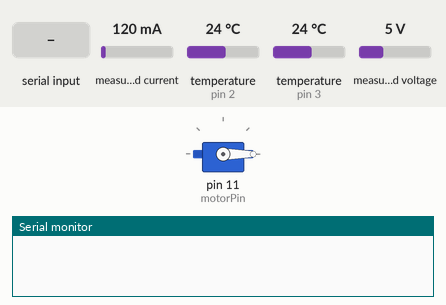
Bench run of a sketch on a simulated Arduino Uno, built with avr-gcc and run on an emulated ATmega328P. Shown: servo, the last lines printed to the serial monitor. The test bench sets the inputs (shaded band); at power-on: measured current 120 mA, temperature (sensors on pin 2, pin 3) 24 °C, measured voltage 5 V.

Above: at 11.2 s.
11.3 s: "1\n" received over Serial
At 14.7 s:
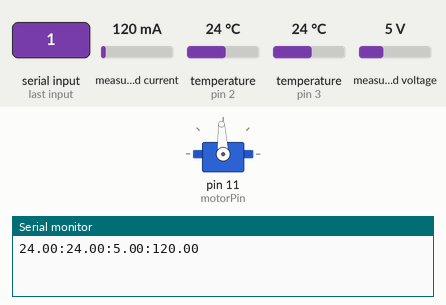
15.0 s: "2\n" received over Serial
At 17.7 s:
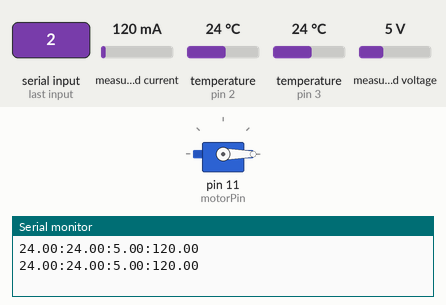
Timing chart, 0 to 19.2 s (numbered marks = the images above; inputs shaded):
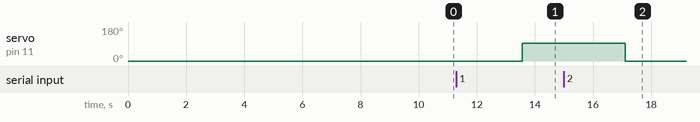

Measured:
- after the input at 11.3 s, servo on pin 11 (motorPin): 0° → 93° after 2.3 s
- after the input at 15.0 s, servo on pin 11 (motorPin): 93° → 0° after 2.1 s

The sketch:

suprimento.ino
```cpp
#include <Wire.h>
#include <DallasTemperature.h>
#include <OneWire.h>
#include <Adafruit_INA219.h>
#include <Servo.h>
#include <math.h>

// ---------- DS18B20 ----------
#define DS18B20_1_PIN 2
#define DS18B20_2_PIN 3
#define DS18B20_3_PIN 4

OneWire oneWire1(DS18B20_1_PIN);
DallasTemperature sensor1(&oneWire1);

OneWire oneWire2(DS18B20_2_PIN);
DallasTemperature sensor2(&oneWire2);

OneWire oneWire3(DS18B20_3_PIN);
DallasTemperature sensor3(&oneWire3);

// ---------- INA219 ----------
Adafruit_INA219 ina219;

// ---------- ESC (Servo) ----------
Servo esc;
int motorPin = 11;
int velocidadeMicrossegundos = 1000;
int valorPotenciometroSimulado = 0;

void setup() {
  Serial.begin(115200);

  // Inicializa ESC
  esc.attach(motorPin);
  esc.writeMicroseconds(500);
  delay(10000);  // Tempo para o ESC inicializar

  // Inicializa sensores
  sensor1.begin();
  sensor2.begin();

  if (!ina219.begin()) {
    Serial.println("Falha ao encontrar INA219!");
    while (1) delay(10);
  }

  ina219.setCalibration_32V_2A();
}

void loop() {
  // ---------- Controle do ESC via Serial ----------
    // Acelera gradualmente

  if (Serial.available() > 0)
  {
      String comando = Serial.readStringUntil('\n');
      if (comando == "1")
      {
          LigaEsc();
      }
      else if (comando == "2")
      {
          DesligaEsc();
      }
  }

  // ---------- Leitura dos sensores ----------
  float busVoltage = ina219.getBusVoltage_V();
  float current = ina219.getCurrent_mA();
  float current_mA_mod = fabs(current);
  sensor1.requestTemperatures();
  sensor2.requestTemperatures();
  float temp1 = sensor1.getTempCByIndex(0);
  float temp2 = sensor2.getTempCByIndex(0);

  // ---------- Envio Serial ----------
  Serial.print(temp1); Serial.print(":");
  Serial.print(temp2); Serial.print(":");
  Serial.print(busVoltage); Serial.print(":");
  Serial.println(current_mA_mod);

  delay(2000);
}

void DesligaEsc()
{
  esc.writeMicroseconds(500);
}
void LigaEsc()
{
  esc.writeMicroseconds(1500);
}
```
